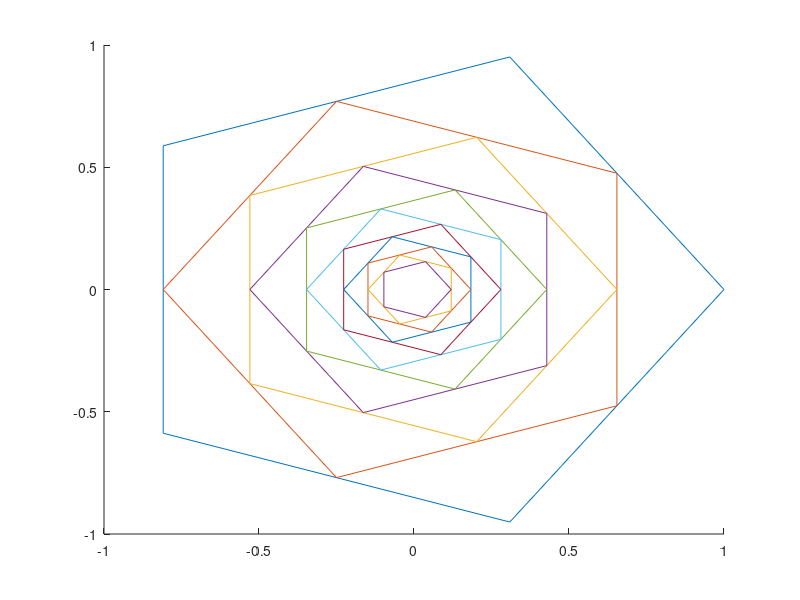

MATLAB code for this plot:
% Assignment 2, Q 2.1 a) By iterating this process, a sequence of polygons P(t)
% could be created. Show the evolution of the
% initial polygon throughout the iterations. In particular your code should be able to initialize an
% arbitrary polygon of about 20 or more vertices and perform some 100 to 500 iterations. (the initial
% coordinates could be arbitrary, but should be reasonable for plotting purposes)
close all;
clear all;

% Get cos theta and sin theta values so we can chose co ordinates on circle
% based on angle
theta = linspace(0,2*pi,361);
c = cos(theta);
s = sin(theta);
% -------------------------ENTER SIDES-------------------------------------
% Here chose the number of sides of polygon 
sides = 5;

% Get x and y coordinates by diving 2 pi into number of sides
stride = 360/sides;
x = c(1:stride:361);
y = s(1:stride:361);

% -----------------------ENTER ITERATIONS-------------------------------------
iter = 10;

% Iterate
for t = 1:iter+1
   % Using hold on to plot in same plot
   hold on
   plot(x, y)
   % Now for number of sides calculate middle points
   for i=(1:sides)
       % Midpoints
       x(i) = (x(i) + x(i+1))/2;
       y(i) = (y(i) + y(i+1))/2;
   end
   % The last vertex needs to be set to initial vertex to close the polygon
   x(sides+1) = x(1);
   y(sides+1) = y(1);
   % Adding 0.2 sec pause for visualization
   pause(0.2)
   %axis([-1.2 1.2 -1.2 1.2])
   %axis equal
end
hold off